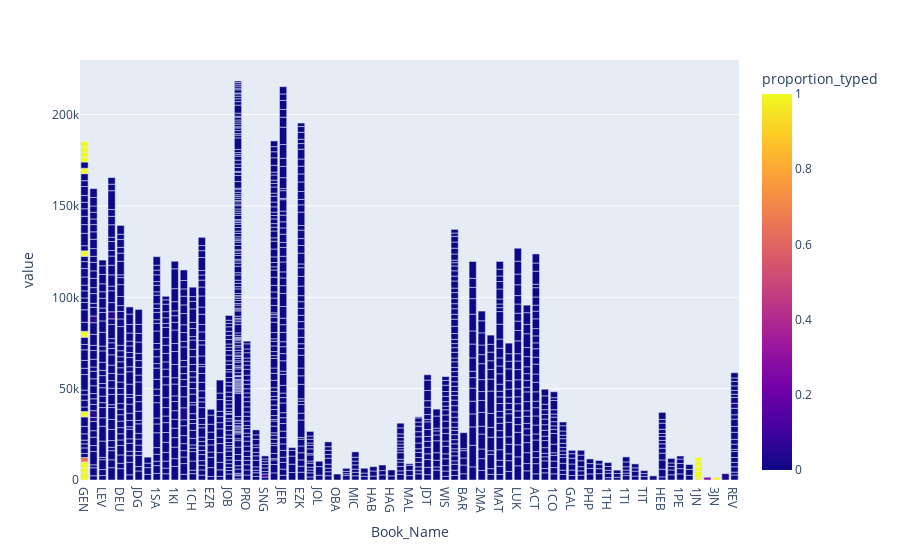

Notebook source saved alongside this figure:
### Markdown cell above
The following chart shows both books (as bars) and chapters (as sections of these bars). These sections are also color coded by the proportion of each chapter that has been typed.

### Code cell
fig_characters_typed_in_each_book_and_chapter = px.bar(
df_characters_typed_by_book_and_chapter, x = 'Book_Name', y = [
    'Characters'], color = 'proportion_typed')
fig_characters_typed_in_each_book_and_chapter.write_html(
    'Analyses/characters_typed_by_book_and_chapter.html')
fig_characters_typed_in_each_book_and_chapter.write_image(
    'Analyses/characters_typed_by_book_and_chapter.png', 
    width = 1920, height = 1080, engine = 'kaleido', scale = 2)
fig_characters_typed_in_each_book_and_chapter

### Figure 1 — Plotly figure (JSON) as saved in the notebook; plotly's stock layout.template omitted (floating-point values rounded to 4 significant figures; data arrays with more than 128 entries replaced by an {"elided": "..."} marker saying what was removed)
{"data": [{"alignmentgroup": "True", "hovertemplate": "Book_Name=%{x}<br>value=%{y}<br>proportion_typed=%{marker.color}<extra></extra>", "legendgroup": "", "marker": {"color": {"elided": "1328 float values"}, "coloraxis": "coloraxis", "pattern": {"shape": ""}}, "name": "", "offsetgroup": "", "orientation": "v", "showlegend": false, "textposition": "auto", "type": "bar", "x": {"elided": "1328 str values"}, "xaxis": "x", "y": {"elided": "1328 int values"}, "yaxis": "y"}], "layout": {"barmode": "relative", "coloraxis": {"colorbar": {"title": {"text": "proportion_typed"}}, "colorscale": [[0, "#0d0887"], [0.1111, "#46039f"], [0.2222, "#7201a8"], [0.3333, "#9c179e"], [0.4444, "#bd3786"], [0.5556, "#d8576b"], [0.6667, "#ed7953"], [0.7778, "#fb9f3a"], [0.8889, "#fdca26"], [1, "#f0f921"]]}, "legend": {"tracegroupgap": 0}, "margin": {"t": 60}, "xaxis": {"anchor": "y", "domain": [0, 1], "title": {"text": "Book_Name"}}, "yaxis": {"anchor": "x", "domain": [0, 1], "title": {"text": "value"}}}}
